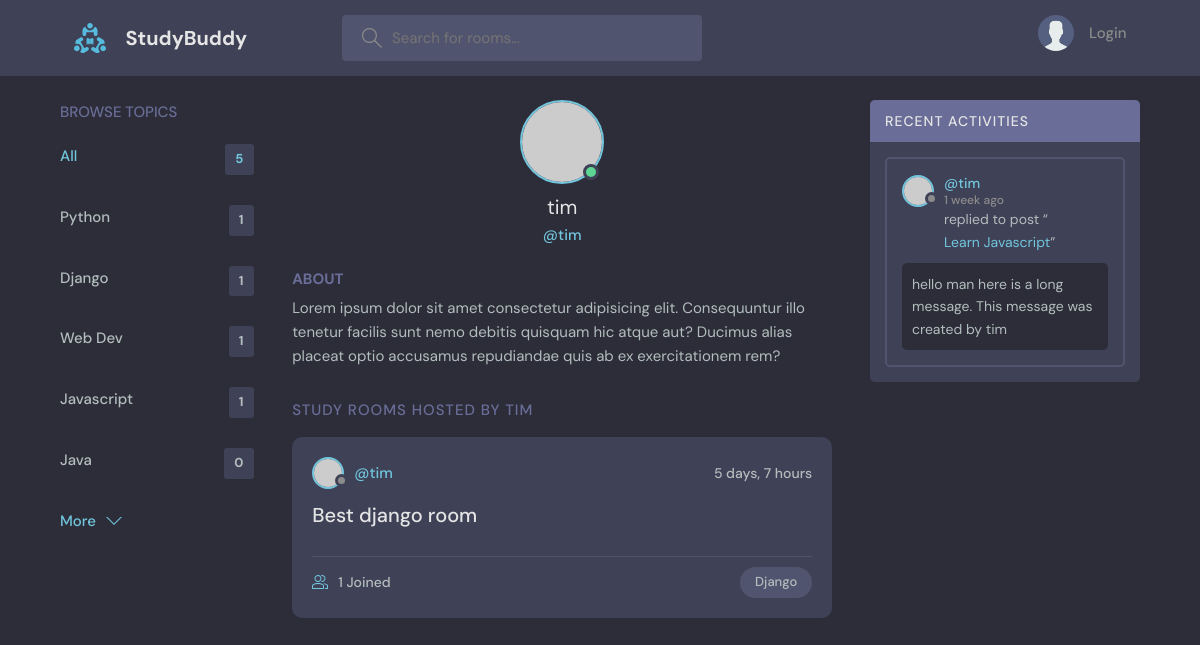
The app's page /profile/2/ with its own data.
### base/models.py (models this page shows, shortened)
class Topic(models.Model):
    name = models.CharField(max_length=100)

class Room(models.Model):
    host = models.ForeignKey(User, on_delete=models.SET_NULL, null=True)
    topic = models.ForeignKey(Topic, on_delete=models.SET_NULL, null=True)
    id = models.AutoField(primary_key=True)
    name = models.CharField(max_length=100)
    description = models.TextField(null=True, blank=True)
    participants = models.ManyToManyField(User, related_name='participants', blank=True)
    updated = models.DateTimeField(auto_now=True)
    created = models.DateTimeField(auto_now_add=True)
    class Meta:
        ordering = ['-updated', '-created']
    def __str__(self):
        return self.name

class Message(models.Model):
    user = models.ForeignKey(User, on_delete=models.CASCADE)
    room = models.ForeignKey(Room, on_delete=models.CASCADE)
    body = models.TextField()
    updated = models.DateTimeField(auto_now=True)
    created = models.DateTimeField(auto_now_add=True)
    class Meta:
        ordering = ['-updated', '-created']

### base/views.py (the view)
# urls.py: path('profile/<str:pk>/', views.userProfile, name='user-profile'),
def userProfile(request, pk):
    user = User.objects.get(id=pk)
    rooms = user.room_set.all()
    room_messages = user.message_set.all()
    topics = Topic.objects.all()
    context = {'user': user, 'rooms': rooms, 'room_messages': room_messages, 'topics': topics}
    return render(request, 'base/profile.html', context)

### base/templates/base/profile.html (shortened to what this page needs)
{% extends 'main.html' %}
{% block content %}
  <main class="profile-page layout layout--3">
    <div class="container">
      {% include 'base/topics_component.html' %}
      <div class="roomList">
        <div class="profile">
          <div class="profile__avatar">
            <div class="avatar avatar--large active">
              <img src="https://randomuser.me/api/portraits/men/11.jpg" />
            </div>
          </div>
          <div class="profile__info">
            <h3>{{user.username}}</h3>
            <p>@{{user.username}}</p>
          </div>
          <div class="profile__about">
            <h3>About</h3>
            <p>
              Lorem ipsum dolor sit amet consectetur adipisicing elit. Consequuntur illo tenetur
              facilis sunt nemo debitis quisquam hic atque aut? Ducimus alias placeat optio
              accusamus repudiandae quis ab ex exercitationem rem?
            </p>
          </div>
        </div>
        <div class="roomList__header">
          <div>
            <h2>Study Rooms Hosted by {{user}}</a>
            </h2>
          </div>
        </div>
        {% include 'base/feed_component.html' %}
      </div>
      {% include 'base/activity_component.html' %}
    </div>
  </main>
{% endblock content %}

### base/templates/base/topics_component.html
<div class="topics">
    <div class="topics__header">
      <h2>Browse Topics</h2>
    </div>
    <ul class="topics__list">
      <li>
        <a href="{% url 'home' %}" class="active">All <span>{{topics.count}}</span></a>
      </li>
      {% for topic in topics %}
      <li>
        <a href="{%url 'home' %}?q={{topic.name}}">{{topic.name}} <span>{{topic.room_set.all.count}}</span></a>
      </li>
      {% endfor %}
    </ul>
    <a class="btn btn--link" href="topics.html">
      More
      <svg version="1.1" xmlns="http://www.w3.org/2000/svg" width="32" height="32" viewBox="0 0 32 32">
        <title>chevron-down</title>
        <path d="M16 21l-13-13h-3l16 16 16-16h-3l-13 13z"></path>
      </svg>
    </a>
  </div>

### base/templates/base/feed_component.html (shortened to what this page needs)
{% for room in rooms %}
<div class="roomListRoom">
    <div class="roomListRoom__header">
      <a href="{% url 'user-profile' room.host.id %}" class="roomListRoom__author">
        <div class="avatar avatar--small">
          <img src="https://randomuser.me/api/portraits/women/11.jpg" />
        </div>
        <span>@{{room.host.username}}</span>
      </a>
      <div class="roomListRoom__actions">
        <span>{{room.created|timesince}}</span>
      </div>
    </div>
    <div class="roomListRoom__content">
      <a href="{% url 'room' room.id %}">{{room.name}}</a>
    </div>
    <div class="roomListRoom__meta">
      <a href="{% url 'room' room.id %}" class="roomListRoom__joined">
        {{room.participants.all.count}} Joined
      </a>
      <p class="roomListRoom__topic">{{room.topic.name}}</p>
    </div>
</div>
{% endfor %}

### base/templates/base/activity_component.html (shortened to what this page needs)
<div class="activities">
    <div class="activities__header">
      <h2>Recent Activities</h2>
    </div>
    {% for message in room_messages %}
    <div class="activities__box">
      <div class="activities__boxHeader roomListRoom__header">
        <a href="{% url 'user-profile' message.user.id %}" class="roomListRoom__author">
          <div class="avatar avatar--small">
            <img src="https://randomuser.me/api/portraits/women/11.jpg" />
          </div>
          <p>
            @{{message.user}}
            <span>{{message.created|timesince}} ago</span>
          </p>
        </a>
      </div>
      <div class="activities__boxContent">
        <p>replied to post “<a href="{% url 'room' message.room.id %}">{{message.room}}</a>”</p>
        <div class="activities__boxRoomContent">
          {{message.body}}
        </div>
      </div>
    </div>
    {% endfor %}
</div>

### records on screen
Topic: name "Python", room_set.all.count "1"
Topic: name "Django", room_set.all.count "1"
Topic: name "Web Dev", room_set.all.count "1"
Topic: name "Javascript", room_set.all.count "1"
Topic: name "Java", room_set.all.count "0"
Room: host.username "tim", created "5 days, 7 hours", name "Best django room", participants.all.count "1", topic.name "Django"
Message: user "tim", created "1 week", room "Learn Javascript", body "hello man here is a long message. This message was created by tim"

### other values on screen
{{ topics.count }} "5"
{{ user.username }} "tim"
{{ user }} "TIM"
